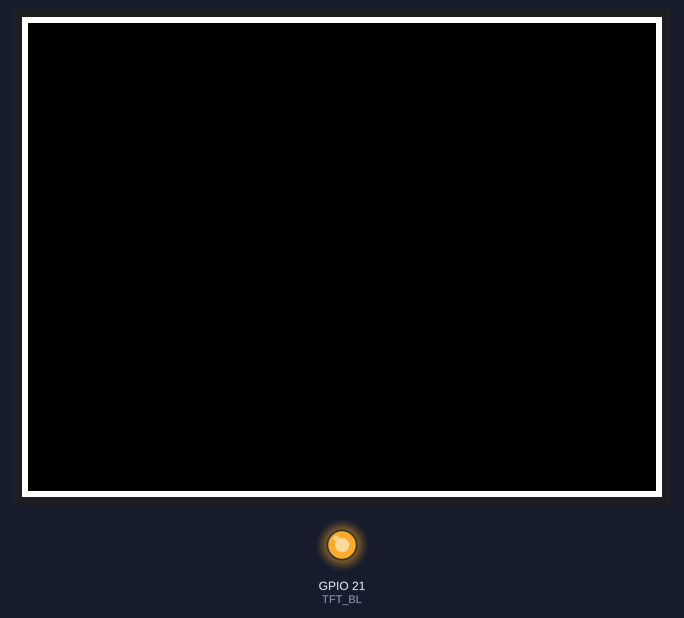
This sketch was run on a simulated ESP32. Shown: 320×240 colour display, output pins drawn as LEDs (lit = HIGH). What the sketch prints to the serial monitor is not drawn.

Above: at 0.6 s.
At 3.7 s:
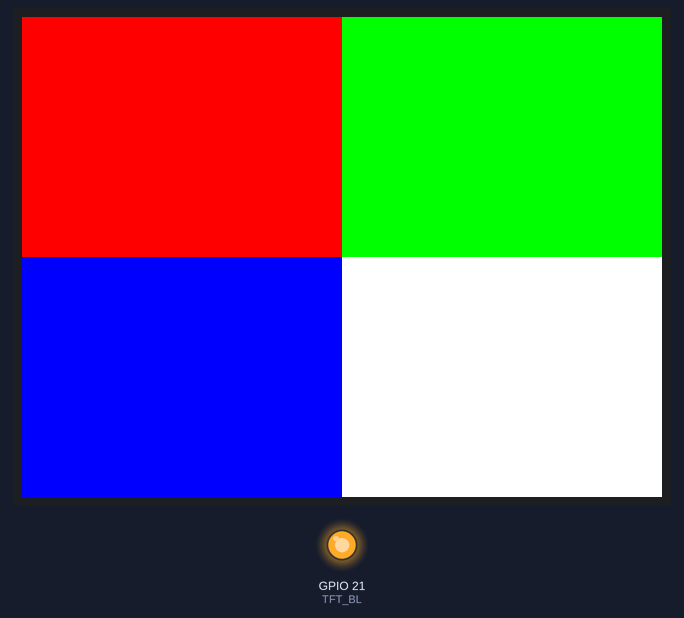
At 7.8 s:
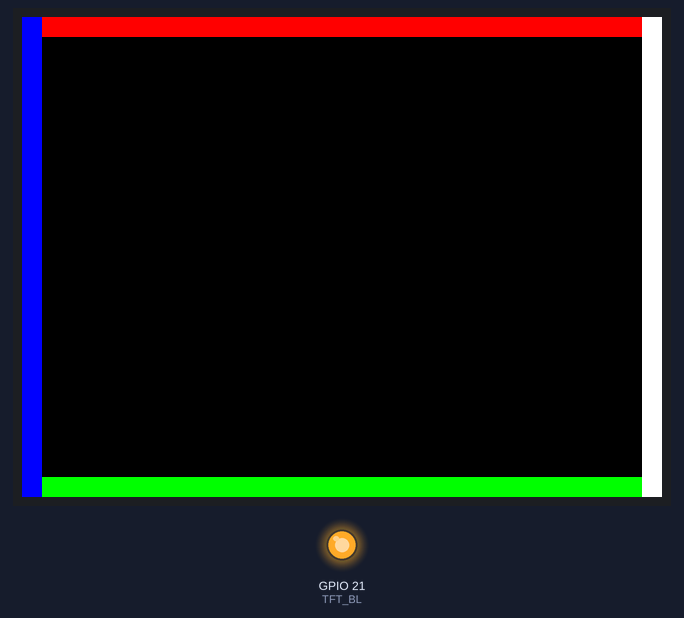

Measured:
- by itself, everything shown: repeats every 11.2 s, in 3 steps
- what the display in image 0 shows lasts 3.0 s, from 0.6 s to 3.6 s
- what the display in image 1 shows lasts 4.1 s, from 3.6 s to 7.7 s

The sketch:

test_a_ili9341.ino
```cpp
// Test A -- current driver (Adafruit_ILI9341), simplified physical
// geometry test (round 2 -- fewer/faster patterns per instruction).
// Minimal: no WiFi/HTTP/screenshot/text/custom font.
//
// Board: ESP32-2432S028 dual-USB CYD, classic ESP32-D0WD-V3. FQBN
// esp32:esp32:esp32.
//
// Sequence: log width/height for rotations 0-3 once (cheap, informative
// -- not physically tested at 0/2, only logged), then continuously
// cycle rotation 1 and 3 only (the two landscape orientations), each:
//   Pattern 1: 3px white border, black bg, hold 3s
//   Pattern 2: 4 quadrants RED/GREEN/BLUE/WHITE, hold 4s
//   Pattern 3: 10px edge strips TOP=red BOTTOM=green LEFT=blue RIGHT=white, hold 4s
// ~11s/rotation, repeats forever.

#include <Adafruit_GFX.h>
#include <Adafruit_ILI9341.h>

#define TFT_CS   15
#define TFT_DC   2
#define TFT_MOSI 13
#define TFT_SCLK 14
#define TFT_MISO 12
#define TFT_RST  -1
#define TFT_BL   21

Adafruit_ILI9341 tft(TFT_CS, TFT_DC, TFT_MOSI, TFT_SCLK, TFT_RST, TFT_MISO);

static void logAllRotationGeometry() {
  for (uint8_t r = 0; r < 4; r++) {
    tft.setRotation(r);
    Serial.printf("[TEST_A][GEOM] rotation=%d width=%d height=%d\n", r, tft.width(), tft.height());
  }
}

static void pattern1Border(int16_t w, int16_t h) {
  tft.fillScreen(ILI9341_BLACK);
  for (int t = 0; t < 3; t++) tft.drawRect(t, t, w - 2 * t, h - 2 * t, ILI9341_WHITE);
  Serial.printf("[TEST_A] Pattern1: 3px border, 0,0,%d,%d\n", w, h);
  delay(3000);
}

static void pattern2Quadrants(int16_t w, int16_t h) {
  int16_t hw = w / 2, hh = h / 2;
  tft.fillRect(0, 0, hw, hh, ILI9341_RED);
  tft.fillRect(hw, 0, w - hw, hh, ILI9341_GREEN);
  tft.fillRect(0, hh, hw, h - hh, ILI9341_BLUE);
  tft.fillRect(hw, hh, w - hw, h - hh, ILI9341_WHITE);
  Serial.printf("[TEST_A] Pattern2: quadrants (halves %d/%d x %d/%d)\n", hw, w - hw, hh, h - hh);
  delay(4000);
}

static void pattern3EdgeStrips(int16_t w, int16_t h) {
  tft.fillScreen(ILI9341_BLACK);
  const int16_t t = 10;
  tft.fillRect(0, 0, w, t, ILI9341_RED);        // TOP
  tft.fillRect(0, h - t, w, t, ILI9341_GREEN);  // BOTTOM
  tft.fillRect(0, 0, t, h, ILI9341_BLUE);       // LEFT
  tft.fillRect(w - t, 0, t, h, ILI9341_WHITE);  // RIGHT
  Serial.printf("[TEST_A] Pattern3: edge strips, t=%d\n", t);
  delay(4000);
}

void setup() {
  Serial.begin(115200);
  delay(300);
  Serial.println();
  Serial.println("[TEST_A] Adafruit_ILI9341 -- simplified geometry test");
  Serial.printf("[TEST_A] pins: CS=%d DC=%d MOSI=%d SCLK=%d MISO=%d RST=%d BL=%d\n",
    TFT_CS, TFT_DC, TFT_MOSI, TFT_SCLK, TFT_MISO, TFT_RST, TFT_BL);

  pinMode(TFT_BL, OUTPUT);
  digitalWrite(TFT_BL, HIGH);
  tft.begin();
  logAllRotationGeometry();
}

void loop() {
  const uint8_t rotations[] = {1, 3}; // landscape only, per instruction
  for (uint8_t i = 0; i < 2; i++) {
    uint8_t rot = rotations[i];
    tft.setRotation(rot);
    int16_t w = tft.width(), h = tft.height();
    Serial.printf("\n[TEST_A] ==== rotation=%d width=%d height=%d ====\n", rot, w, h);
    pattern1Border(w, h);
    pattern2Quadrants(w, h);
    pattern3EdgeStrips(w, h);
  }
}
```
